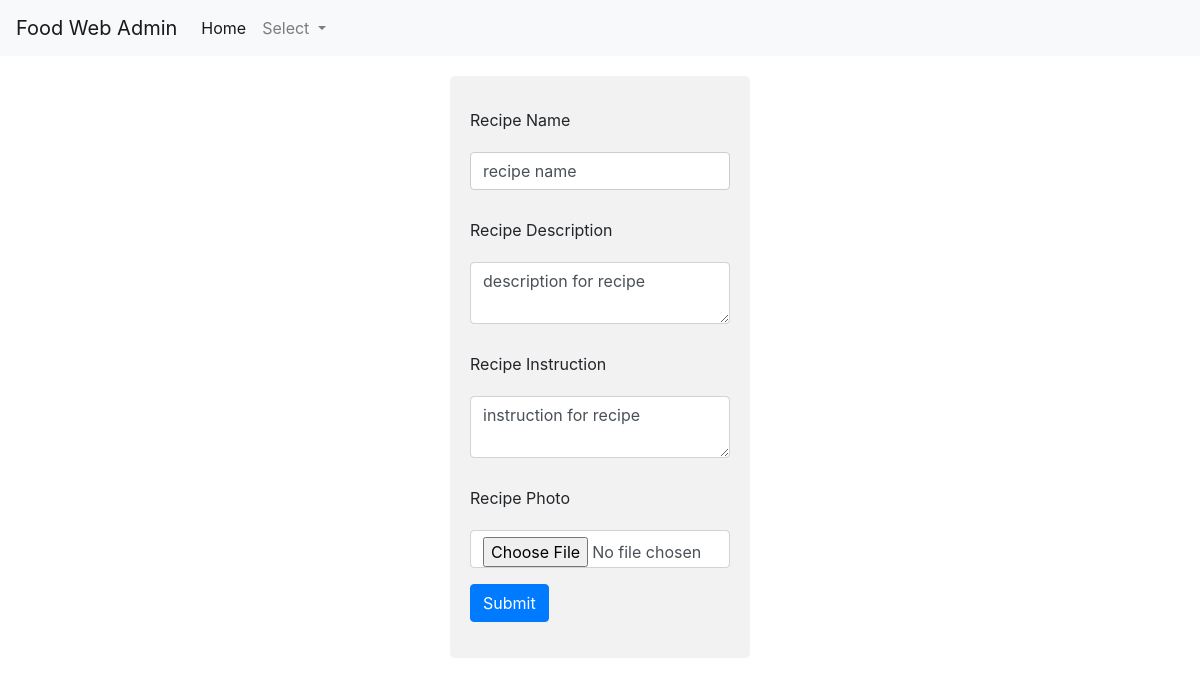
Screenshot of /admin/recipe.php?id=1 with the database file from the repository.
### tables this page shows
CREATE TABLE `recipe` (
  `rec_id` int(11) NOT NULL,
  `rec_name` varchar(255) NOT NULL,
  `rec_desc` text NOT NULL,
  `rec_inst` text NOT NULL,
  `rec_photo` text DEFAULT NULL
);

### admin/recipe.php (the view, shortened to what this page needs)
<?php
include '../cdn.php';
include 'admin-nav.php';
include '../connection.php';
?>
<!DOCTYPE html>
<html>
<head>
</head>
<body>
	<?php
	$id="";
	if(isset($_GET['id'])){
		$id=$_GET['id'];
		$data=mysqli_fetch_assoc(mysqli_query($conn,"Select * from recipe where rec_id=$_GET[id]"));
	}
	?>
	<div class="container" style="margin-top: 20px; width: 300px;">
		<form method="post" enctype="multipart/form-data">
			<div class="form-group">
				<label for="exampleInputEmail1">Recipe Name</label>
				<input type="text" class="form-control" value="<?php if($id) echo $data['rec_name']; ?>" name="rec_name"  placeholder="Enter Recipe Name">
			</div>
			<div class="form-group">
				<label for="exampleInputEmail1">Recipe Description</label>
				<textarea class="form-control" name="rec_desc" placeholder="Enter Recipe Description"><?php if($id) echo $data['rec_desc']; ?></textarea>
			</div>
			<div class="form-group">
				<label for="exampleInputEmail1">Recipe Instruction</label>
				<textarea class="form-control" name="rec_inst"   placeholder="Enter Recipe Instruction"><?php if($id) echo $data['rec_inst']; ?></textarea>
			</div>
			<div class="form-group">
				<label for="exampleInputEmail1">Recipe Photo</label>
				<input type="file" class="form-control" name="rec_photo">
			</div>
			<button type="submit" name="sub"class="btn btn-primary">Submit</button>
		</form>
	</div>
</body>
</html>

### style.css (style rules this page uses)
* { box-sizing: border-box; }
input[type=text], select, textarea { width: 100%; padding: 12px; border: 1px solid #ccc; border-radius: 4px; resize: vertical; }
label { padding: 12px 12px 12px 0; display: inline-block; }
.container { border-radius: 5px; background-color: #f2f2f2; padding: 20px; }

### rows the page displays
recipe: rec_name "recipe name", rec_desc "description for recipe", rec_inst "instruction for recipe"
